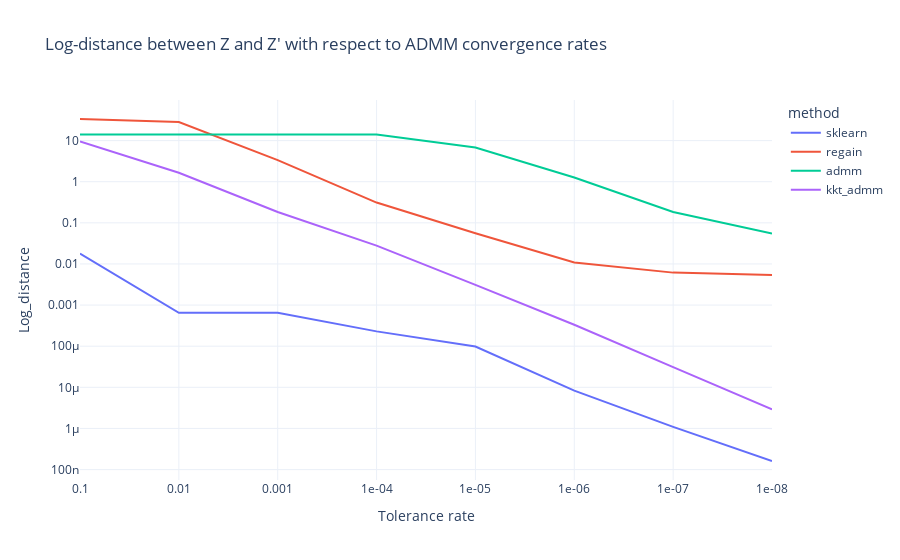

Notebook code for this chart:
### Code cell
fig = px.line(df, x="str_tol", y="distance", color= "method", log_y = True,
              labels={
                     "str_tol": "Tolerance rate",
                     "distance": "Log_distance",
                     "method": "method"
                 },
              template = "plotly_white",
              title="Log-distance between Z and Z' with respect to ADMM convergence rates")
fig.show()

### Figure 1 — Plotly figure (JSON) as saved in the notebook; plotly's stock layout.template omitted (floating-point values rounded to 4 significant figures)
{"data": [{"hovertemplate": "method=sklearn<br>Tolerance rate=%{x}<br>Log_distance=%{y}<extra></extra>", "legendgroup": "sklearn", "line": {"color": "#636efa", "dash": "solid"}, "mode": "lines", "name": "sklearn", "orientation": "v", "showlegend": true, "type": "scatter", "x": ["0.1", "0.01", "0.001", "1e-04", "1e-05", "1e-06", "1e-07", "1e-08"], "xaxis": "x", "y": [0.01796, 0.0006476, 0.0006476, 0.0002295, 9.811e-05, 8.314e-06, 1.095e-06, 1.617e-07], "yaxis": "y"}, {"hovertemplate": "method=regain<br>Tolerance rate=%{x}<br>Log_distance=%{y}<extra></extra>", "legendgroup": "regain", "line": {"color": "#EF553B", "dash": "solid"}, "mode": "lines", "name": "regain", "orientation": "v", "showlegend": true, "type": "scatter", "x": ["0.1", "0.01", "0.001", "1e-04", "1e-05", "1e-06", "1e-07", "1e-08"], "xaxis": "x", "y": [33.48, 28.28, 3.348, 0.3112, 0.05577, 0.01082, 0.006158, 0.005353], "yaxis": "y"}, {"hovertemplate": "method=admm<br>Tolerance rate=%{x}<br>Log_distance=%{y}<extra></extra>", "legendgroup": "admm", "line": {"color": "#00cc96", "dash": "solid"}, "mode": "lines", "name": "admm", "orientation": "v", "showlegend": true, "type": "scatter", "x": ["0.1", "0.01", "0.001", "1e-04", "1e-05", "1e-06", "1e-07", "1e-08"], "xaxis": "x", "y": [14.04, 14.04, 14.04, 14.04, 6.811, 1.268, 0.1833, 0.05497], "yaxis": "y"}, {"hovertemplate": "method=kkt_admm<br>Tolerance rate=%{x}<br>Log_distance=%{y}<extra></extra>", "legendgroup": "kkt_admm", "line": {"color": "#ab63fa", "dash": "solid"}, "mode": "lines", "name": "kkt_admm", "orientation": "v", "showlegend": true, "type": "scatter", "x": ["0.1", "0.01", "0.001", "1e-04", "1e-05", "1e-06", "1e-07", "1e-08"], "xaxis": "x", "y": [9.487, 1.65, 0.1833, 0.02785, 0.003112, 0.000333, 3.112e-05, 2.909e-06], "yaxis": "y"}], "layout": {"legend": {"title": {"text": "method"}, "tracegroupgap": 0}, "title": {"text": "Log-distance between Z and Z' with respect to ADMM convergence rates"}, "xaxis": {"anchor": "y", "domain": [0, 1], "title": {"text": "Tolerance rate"}}, "yaxis": {"anchor": "x", "domain": [0, 1], "title": {"text": "Log_distance"}, "type": "log"}}}
